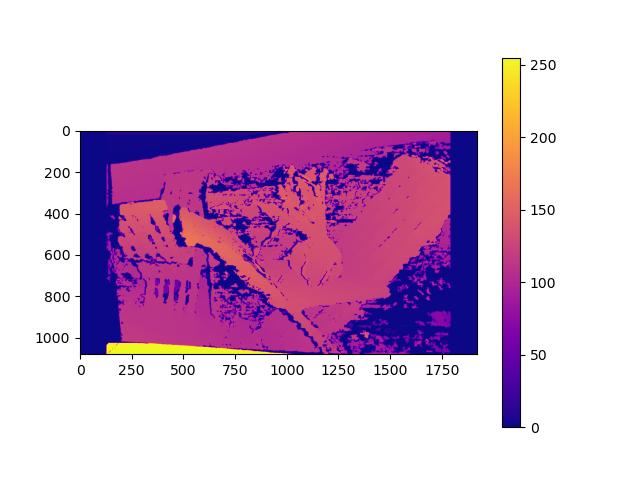
#> input picture disparity_SGBM/9.png, 640 x 480 px, found by its file name
$ jupyter execute --allow-errors Code.ipynb
#> lines starting #> are read from the running program, lines starting #| are printed output that depends on the picture
[cell 1]
import numpy as np
import cv2 as cv
import matplotlib.pyplot as plt

Getting images of same view from different camera positions

[cell 2]
img1 = cv.imread('9.png', cv.IMREAD_GRAYSCALE)
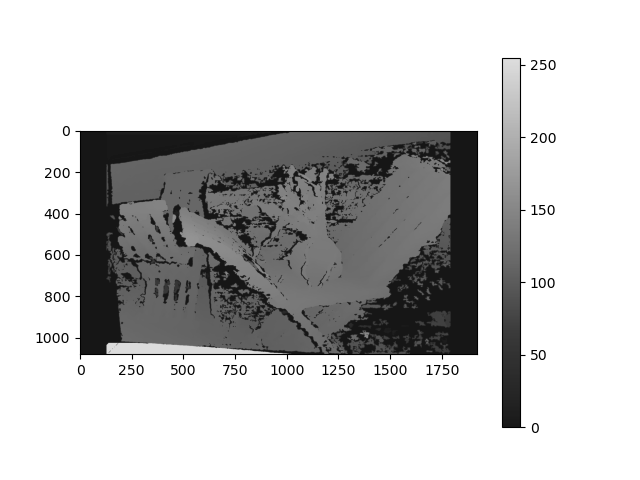
#> img1: shape (480, 640); min 0, max 255, mean 198.5
img2 = cv.imread('10.png', cv.IMREAD_GRAYSCALE)

Plotting both images side by side and plotting horizontal lines on both images to view the difference in the images

[cell 3]
fig, axes = plt.subplots(1, 2, figsize=(10, 5))
axes[0].imshow(img1, cmap="gray")
#> (the rest of this cell did not finish here and is left out)

Finding SIFT features in both images

[cell 4]
sift = cv.SIFT_create()
kp1, des1 = sift.detectAndCompute(img1, None)
#> kp1 = 1205 keypoints; strongest (x, y, size): (511, 416, 16.1), (48, 299, 2), (50, 215, 1.9), (460, 150, 27.9)
#> (the rest of this cell did not finish here and is left out)

[cell 5]
imgSiftPoints1 = cv.drawKeypoints(
    img1, kp1, None, flags=cv.DRAW_MATCHES_FLAGS_DRAW_RICH_KEYPOINTS)
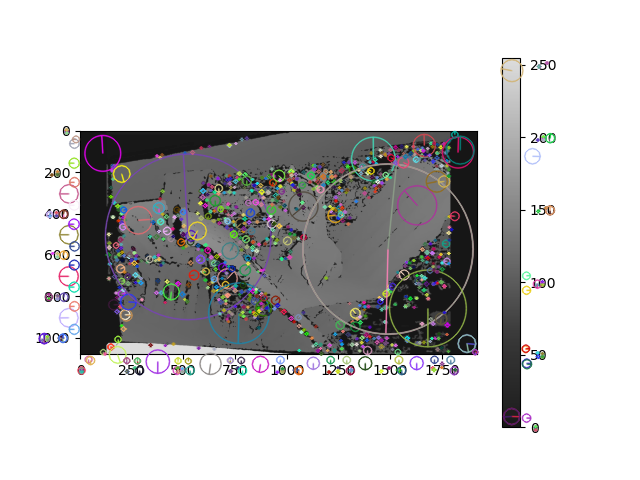
#> imgSiftPoints1: shape (480, 640, 3); mean of channels 0, 1, 2 200, 199.7, 200.2; drawn as B, G, R
#> (the rest of this cell did not finish here and is left out)

Matching the features in both images using Brute Force Matcher

[cell 6]
bf = cv.BFMatcher()
#> (the rest of this cell did not finish here and is left out)

Finding the Homography matrix using RANSAC and keeping only the inliers

#> (a cell that did not finish here is left out)

Camera Intrensic Parameters

[cell 8]
K1 = np.array([[1.34122312e+03, 0.00000000e+00, 8.07934366e+02],
 [0.00000000e+00, 1.34010510e+03, 5.76372985e+02],
 [0.00000000e+00, 0.00000000e+00, 1.00000000e+00]], dtype=np.float64)

dist1 = np.array([[ 2.61866096e-01, -1.97855947e+00, -1.10656452e-03,  1.36832864e-03, 4.80735987e+00]], dtype=np.float64)

K2 = np.array([[1.34122312e+03, 0.00000000e+00, 8.07934366e+02],
    [0.00000000e+00, 1.34010510e+03, 5.76372985e+02],
    [0.00000000e+00, 0.00000000e+00, 1.00000000e+00]], dtype=np.float64)

dist2 = np.array([[ 2.61866096e-01, -1.97855947e+00, -1.10656452e-03,  1.36832864e-03, 4.80735987e+00]], dtype=np.float64)

Checking triangulation to check if R,t are correct

[cell 9]
# [21 lines left out: function check_triangulation, not called in this run]

Getting Essential matrix and R,t from it

[cell 10]
from numpy.linalg import svd

# [22 lines left out: function extract_camera_poses, not called in this run]

# R, t = extract_camera_poses(fundamental_matrix, pts1, pts2, K1)

Getting Homography matrices using fundamental matrix

[cell 11]
h1, w1 = img1.shape
#> h1 = 480; w1 = 640
#> (the rest of this cell did not finish here and is left out)

Getting rectified images

#> (a cell that did not finish here is left out)

[cell 13]
fig, axes = plt.subplots(1, 2, figsize=(10,5))
#> (the rest of this cell did not finish here and is left out)

Getting disparity Map

[cell 14]
block_size = 11
min_disp = -128
max_disp = 128
num_disp = max_disp - min_disp
uniquenessRatio = 10
speckleWindowSize = 200
speckleRange = 2
disp12MaxDiff = 1

stereo = cv.StereoSGBM_create(
    minDisparity=min_disp,
    numDisparities=num_disp,
    blockSize=block_size,
    uniquenessRatio=uniquenessRatio,
    speckleWindowSize=speckleWindowSize,
    speckleRange=speckleRange,
    disp12MaxDiff=disp12MaxDiff,
    P1=8 * 1 * block_size * block_size,
    P2=32 * 1 * block_size * block_size,
)

#> (the rest of this cell did not finish here and is left out)

#> (a cell that did not finish here is left out)

# Using a DL based approach to get depth map

[cell 16]
import torch

[cell 17]
imgDL = cv.imread('9.png')
#> imgDL is the input picture: shape (480, 640, 3); mean B, G, R 213.7, 187.3, 215.2

$ run again, with disparity_SGBM/13.png copied over disparity_SGBM/9.png
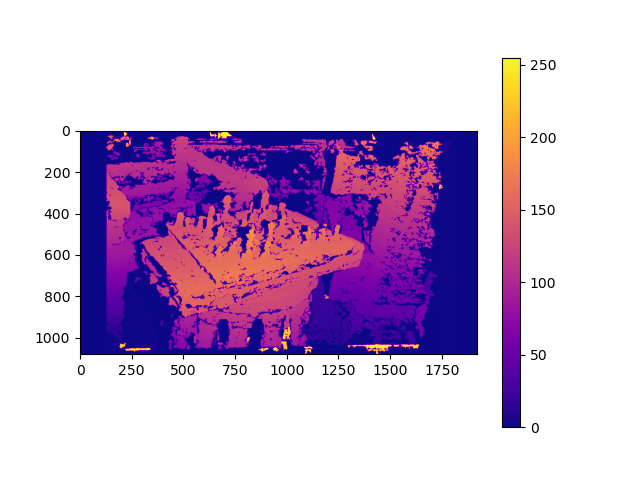
#> input picture disparity_SGBM/13.png, 640 x 480 px, found by its file name
#> `img1 = cv.imread('9.png', cv.IMREAD_GRAYSCALE)`:
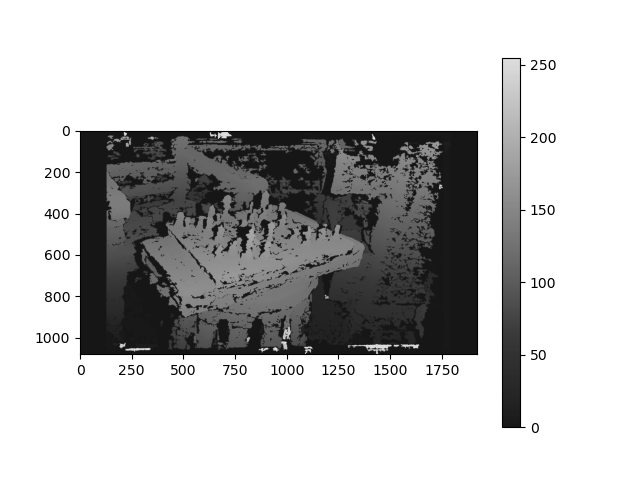
#> img1: shape (480, 640); min 0, max 255, mean 193.8
#> kp1 = 1232 keypoints; strongest (x, y, size): (511, 416, 16.1), (48, 299, 2), (125, 134, 1.8), (374, 138, 1.9)
#> `imgSiftPoints1 = cv.drawKeypoints( img1, kp1, None, flags=cv.DRAW_MATC..`:
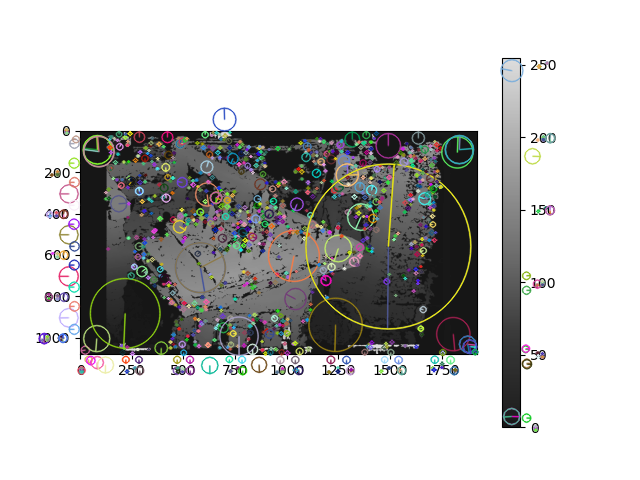
#> imgSiftPoints1: shape (480, 640, 3); mean of channels 0, 1, 2 195.3, 196.2, 196.2; drawn as B, G, R
#> imgDL is the input picture: shape (480, 640, 3); mean B, G, R 214.8, 183.7, 206.2

$ run again, with disparity_SGBM/15.png copied over disparity_SGBM/9.png
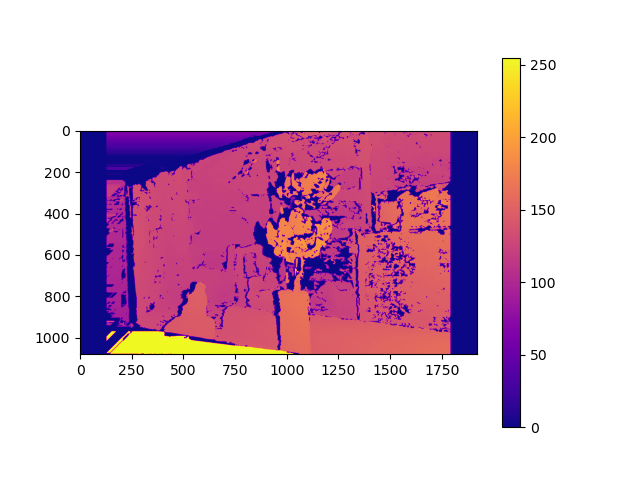
#> input picture disparity_SGBM/15.png, 640 x 480 px, found by its file name
#> `img1 = cv.imread('9.png', cv.IMREAD_GRAYSCALE)`:
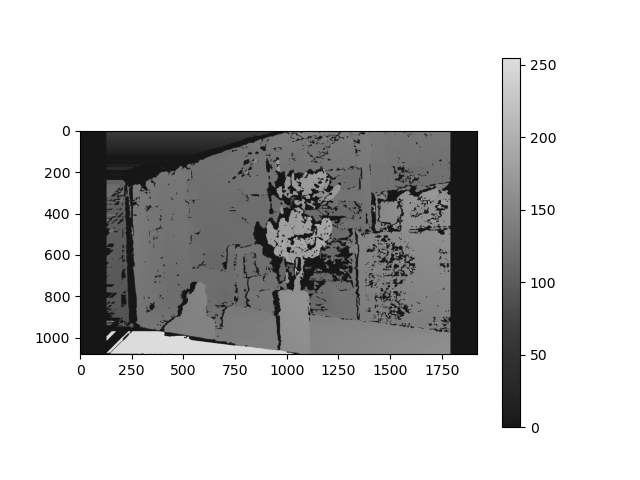
#> img1: shape (480, 640); min 0, max 255, mean 202.8
#> kp1 = 1063 keypoints; strongest (x, y, size): (511, 416, 16.1), (48, 299, 2), (50, 215, 1.9), (464, 145, 21.4)
#> `imgSiftPoints1 = cv.drawKeypoints( img1, kp1, None, flags=cv.DRAW_MATC..`:
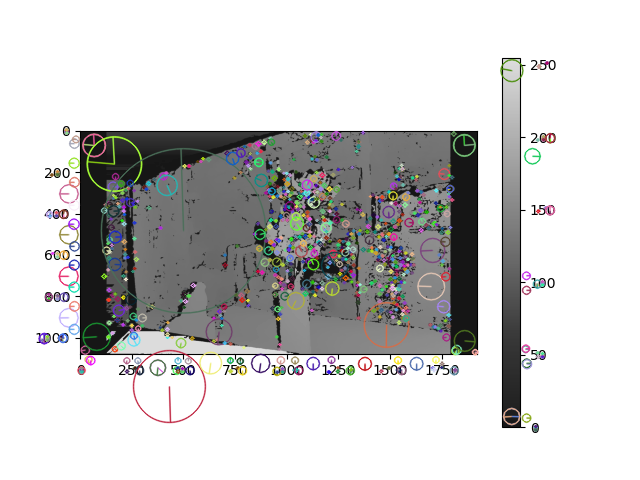
#> imgSiftPoints1: shape (480, 640, 3); mean of channels 0, 1, 2 202.8, 203.1, 203.3; drawn as B, G, R
#> imgDL is the input picture: shape (480, 640, 3); mean B, G, R 210.8, 192.1, 221.4
